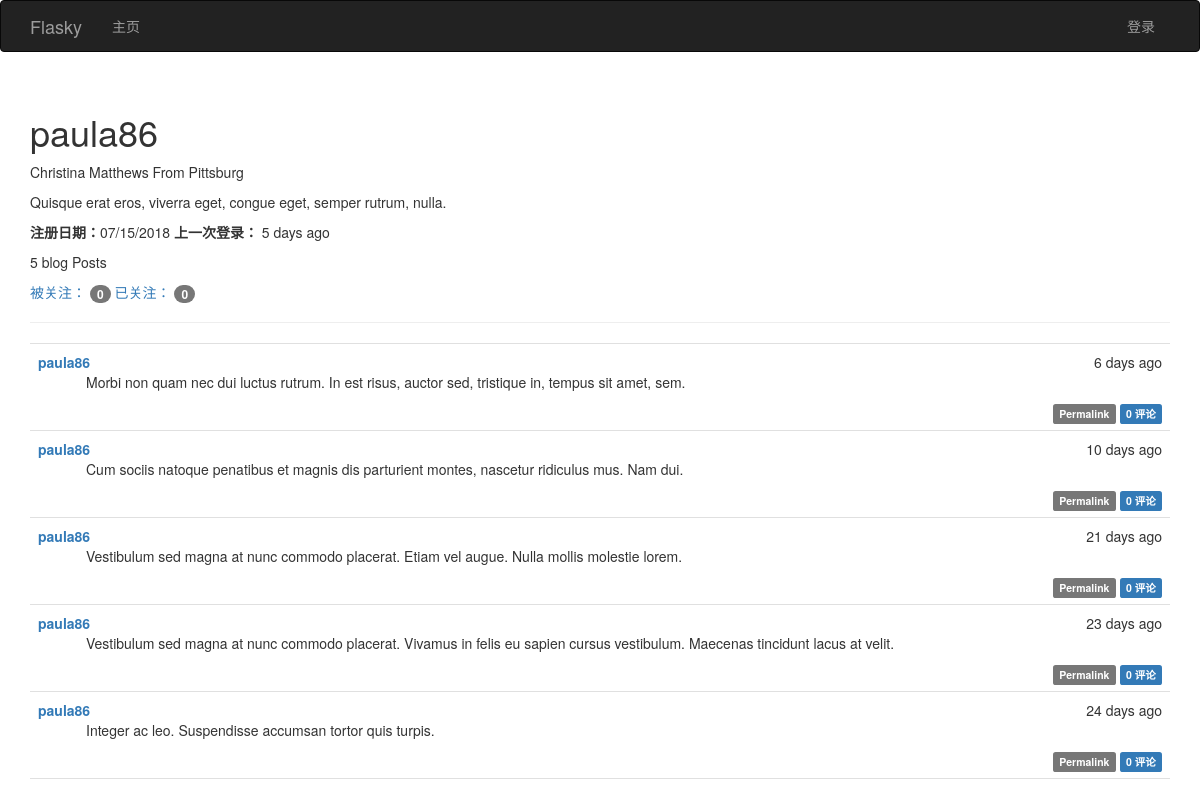
Page /user/paula86 on the committed database.
### app/models.py (models this page shows, shortened)
class User(UserMixin, db.Model):
    __tablename__ = 'users'
    id = db.Column(db.Integer, primary_key=True)
    username = db.Column(db.String(64), unique=True, index=True)
    email = db.Column(db.String(64), unique=True,index=True)
    role_id = db.Column(db.Integer, db.ForeignKey('roles.id'))
    password_hash = db.Column(db.String(128))
    confirmed = db.Column(db.Boolean, default= False)
    name = db.Column(db.String(64))
    location = db.Column(db.String(128))
    about_me = db.Column(db.Text())
    member_since = db.Column(db.DateTime(), default=datetime.utcnow)
    last_seen = db.Column(db.DateTime(), default=datetime.utcnow)
    posts = db.relationship('Post', backref='author', lazy='dynamic')
    followed = db.relationship('Follow', foreign_keys=[Follow.follower_id], backref=db.backref('follower', lazy='joined')
                               , lazy='dynamic', cascade='all,delete-orphan')
    followers = db.relationship('Follow', foreign_keys=[Follow.followed_id], backref=db.backref('followed',lazy='joined')
                                , lazy='dynamic',cascade='all,delete-orphan')
    comments = db.relationship('Comment', backref='author',lazy='dynamic')
    @property
    def password(self):
        raise AttributeError('password is not a readable attribute')

class Post(db.Model):
    __tablename__ = 'posts'
    id = db.Column(db.Integer, primary_key=True)
    body = db.Column(db.Text)
    timestamp = db.Column(db.DateTime, index=True, default=datetime.utcnow)
    author_id = db.Column(db.Integer, db.ForeignKey('users.id'))
    body_html = db.Column(db.Text)
    comments = db.relationship('Comment', backref='post', lazy='dynamic')

### app/main/views.py (the view)
@main.route('/user/<username>')
def user(username):
    user = User.query.filter_by(username= username).first()
    if user is None:
        abort(404)
    posts = user.posts.order_by(Post.timestamp.desc()).all()
    return render_template('user.html', user=user, posts=posts)

### app/auth/views.py (called while the page is built)
@auth.before_app_request
def before_request():
    if current_user.is_authenticated:
        current_user.ping()
        if not current_user.confirmed and request.endpoint[:5] != 'auth.':
            return redirect(url_for('auth.unconfirmed'))

### app/main/__init__.py (called while the page is built)
@main.app_context_processor
def inject_permissions():
    return dict(Permission=Permission)

### app/models.py (called while the page is built)
    def can(self, permission):
        return False

    def is_administrator(self):
        return False

### app/templates/user.html (shortened to what this page needs)
{%  extends "base.html" %}
{%  import "bootstrap/wtf.html" as wtf %}
{% block page_content %}
    <div class="page-header">
        <h1>  {{ user.username }} </h1>
        <p>
        {% if user.name %} {{ user.name }}  {% endif %}
         {% if user.location %}
           From  {{ user.location }}
        {% endif %}
        </p>
      {% if user.about_me %}  <p>{{ user.about_me }} </p> {% endif %}
     <p>
         <b>注册日期：</b>{{ moment(user.member_since).format('L') }}
         <b>上一次登录：</b> {{ moment(user.last_seen).fromNow(refresh=True) }}
     </p>
     <p> {{ user.posts.count() }} blog Posts</p>
    <p>
        <a href="{{ url_for('.followers', username=user.username) }}">被关注：
            <span class="badge">{{  user.followers.count() }}</span> </a>
         <a href="{{ url_for('.followed_by', username=user.username) }}">已关注：
            <span class="badge">{{  user.followed.count() }}</span> </a>
    </p>
    </div>
      {%  include '_posts.html' %}
{% endblock %}

### app/templates/_posts.html (shortened to what this page needs)
  <ul class="posts">
        {% for post in posts %}
            <li class="post">
                <div class="post-date">
                    {{ moment(post.timestamp).fromNow() }}
                </div>
                <div class="post-author">
                    <a href="{{ url_for('.user', username=post.author.username) }}">{{ post.author.username }}</a>
                </div>
                <div class="post-content">
                    {% if post.body_html %}
                        {{  post.body_html | safe }}
                    {% else %}
                        {{ post.body }}
                    {% endif %}
                    <div class="post-footer">
                        <a href="{{ url_for('.post', id=post.id) }}">
                            <span class="label label-default">Permalink</span>
                        </a>
                          <a href="{{ url_for('.post', id=post.id) }}#comments">
                            <span class="label label-primary">{{ post.comments.count() }} 评论</span>
                        </a>
                    </div>
                </div>
            </li>
        {% endfor %}
    </ul>

### app/static/style.css (style rules this page uses)
ul.posts { list-style-type: none; padding: 0px; margin: 16px 0px 0px 0px; border-top: 1px solid #e0e0e0; }
ul.posts li.post { padding: 8px; border-bottom: 1px solid #e0e0e0; }
div.post-date { float: right; }
div.post-author { font-weight: bold; }
div.post-content { margin-left: 48px; min-height: 48px; }
div.post-footer { text-align: right; }

### rows in the picture
User: username "paula86", name "Christina Matthews", location "Pittsburg", about_me "Quisque erat eros, viverra eget, congue eget, semper rutrum, nulla.", member_since "07/15/2018", last_seen "5 days ago"
Post: timestamp "6 days ago", author.username "paula86", body_html "Morbi non quam nec dui luctus rutrum. In est risus, auctor sed, tristique in, tempus sit amet, sem.", comments.count "0"
Post: timestamp "10 days ago", author.username "paula86", body_html "Cum sociis natoque penatibus et magnis dis parturient montes, nascetur ridiculus mus. Nam dui.", comments.count "0"
Post: timestamp "21 days ago", author.username "paula86", body_html "Vestibulum sed magna at nunc commodo placerat. Etiam vel augue. Nulla mollis molestie lorem.", comments.count "0"
Post: timestamp "23 days ago", author.username "paula86", body_html "Vestibulum sed magna at nunc commodo placerat. Vivamus in felis eu sapien cursus vestibulum. Maecenas tincidunt lacus at velit.", comments.count "0"
Post: timestamp "24 days ago", author.username "paula86", body_html "Integer ac leo. Suspendisse accumsan tortor quis turpis.", comments.count "0"

### other values in the picture
{{ user.posts.count() }} "5"
{{ user.followers.count() }} "0"
{{ user.followed.count() }} "0"
